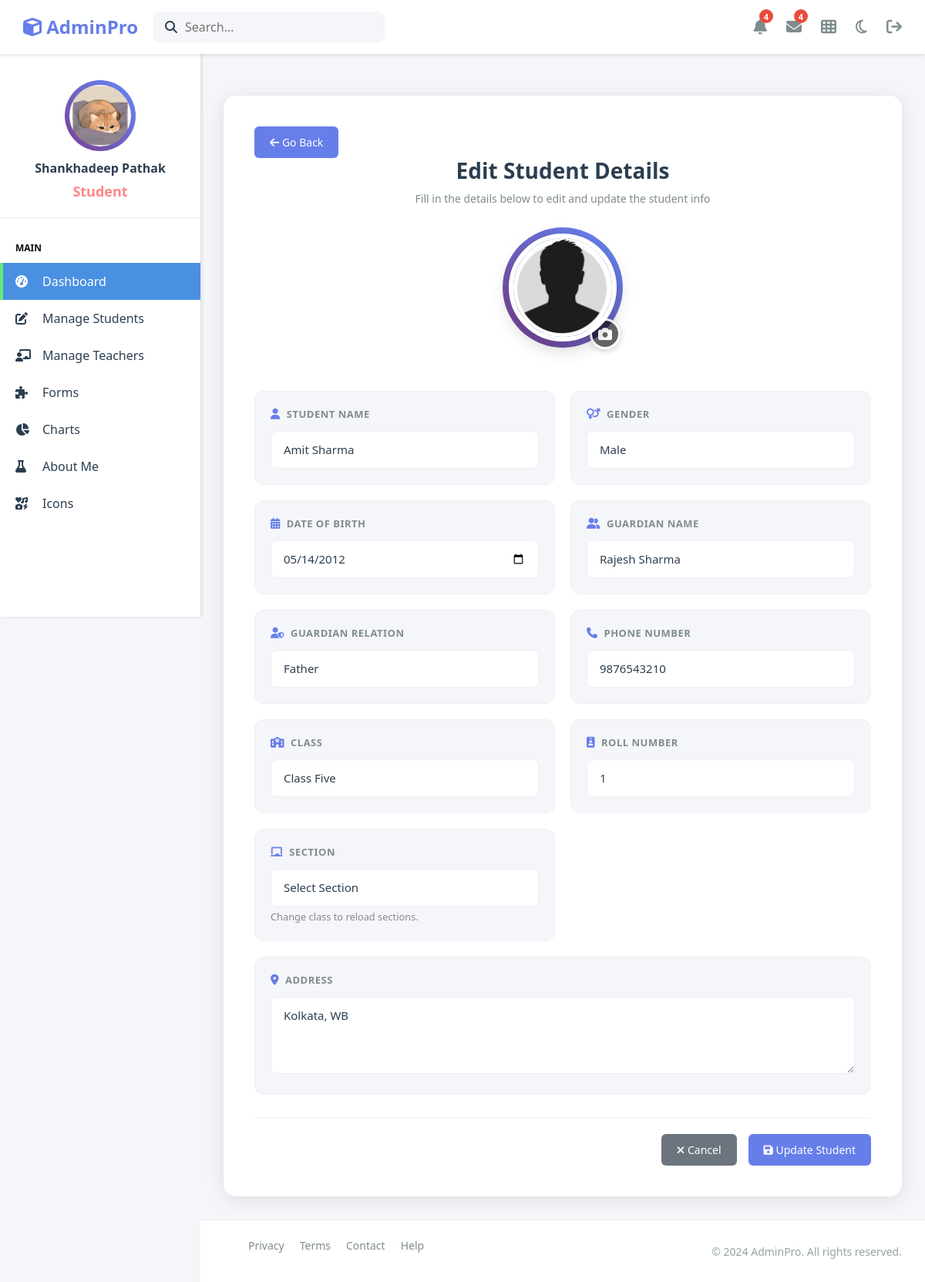
The app's page /Admin-Dashboard/edit_and_store_pages/edit_student_profile.php?s_id=5 (signed in) with its own data.
### tables this page shows
CREATE TABLE `student_tbl` (
  `s_id` int(200) NOT NULL,
  `s_name` varchar(200) NOT NULL,
  `s_gender` varchar(20) NOT NULL,
  `s_dob` date NOT NULL,
  `s_g_name` varchar(200) NOT NULL,
  `s_g_type` varchar(20) NOT NULL,
  `c_id` int(20) NOT NULL,
  `s_class` varchar(20) NOT NULL,
  `s_roll` varchar(20) NOT NULL,
  `s_section` varchar(25) NOT NULL,
  `s_address` varchar(200) NOT NULL,
  `s_img` varchar(250) NOT NULL,
  `s_phone` varchar(20) NOT NULL,
  `s_institute` varchar(200) NOT NULL,
  `s_registration` varchar(200) NOT NULL,
  `username` varchar(200) NOT NULL,
  `password` varchar(200) NOT NULL,
  `s_status` varchar(20) DEFAULT NULL,
  `created_at` timestamp NOT NULL DEFAULT current_timestamp(),
  `updated_at` timestamp NOT NULL DEFAULT current_timestamp() ON UPDATE current_timestamp()
);

### Admin-Dashboard/edit_and_store_pages/edit_student_profile.php (the view, shortened to what this page needs)
<?php
include('../Include/header.php');
$class = $_SESSION['class'];
include('../Include/sidebar.php');
$row = [];
try {
    $s_id   = intval($_GET['s_id']);
    $SELECT = "SELECT * FROM student_tbl WHERE s_id = ?";
    $stmt   = $pdo->prepare($SELECT);
    $stmt->execute([$s_id]);
    $row    = $stmt->fetch(PDO::FETCH_ASSOC);
} catch(PDOException $e) {
    error_log("Error fetching student: " . $e->getMessage());
    header('Location: ../pages/students_page.php');
    exit;
}
try {
    $cStmt = $pdo->prepare("SELECT * FROM class_tbl ORDER BY c_name ASC");
    $cStmt->execute();
    $classes = $cStmt->fetchAll(PDO::FETCH_ASSOC);
} catch(PDOException $e) {
    $classes = [];
}
$classSectionsMap = [];
foreach($classes as $class) {
    $sections = [];
    foreach(['section_a','section_b','section_c','section_d'] as $col) {
        if(!empty($class[$col])) $sections[] = $class[$col];
    }
    $classSectionsMap[$class['c_id']] = $sections;
}
?>
<main class="main-content">
    <div class="form-container">
        <a href="../pages/students_page.php?class=<?php echo $class; ?>" class="btn btn-primary">
            <i class="fas fa-arrow-left"></i> Go Back
        </a>
        <div class="form-header">
            <h2>Edit Student Details</h2>
            <p>Fill in the details below to edit and update the student info</p>
        </div>
        <div class="profile-unified-card" style="margin-bottom: 4rem;">
            <div class="profile-image-container" style="margin-top: 10px; position: relative;">
                <?php if (!empty($row['s_img'])): ?>
                    <img src="../assets/image/<?php echo htmlspecialchars($row['s_img'], ENT_QUOTES, 'UTF-8'); ?>"
                         alt="Student Image" class="profile-img" id="profileImage">
                <?php elseif ($row['s_gender'] === 'Male'): ?>
                    <img src="../assets/image/male_default.jpeg" alt="Student Image" class="profile-img" id="profileImage">
                <?php elseif ($row['s_gender'] === 'Female'): ?>
                    <img src="../assets/image/female_default.jpeg" alt="Student Image" class="profile-img" id="profileImage">
                <?php else: ?>
                    <img src="../assets/image/default.jpg" alt="Student Image" class="profile-img" id="profileImage">
                <?php endif; ?>
                <label for="imageUpload" class="profile-edit-btn">
                    <i class="fas fa-camera"></i>
                </label>
            </div>
        </div>
        <form id="studentForm" action="../edit_and_store_pages/update_student_profile.php"
              method="POST" enctype="multipart/form-data">
            <div class="form-grid">
                <div class="field-card">
                    <label class="field-label">
                        <i class="fas fa-user"></i>
                        Student Name
                    </label>
                    <input type="text" name="s_name" id="s_name" class="field-input"
                           placeholder="Enter full name"
                           value="<?php echo htmlspecialchars($row['s_name'], ENT_QUOTES, 'UTF-8'); ?>" required>
                </div>
                <div class="field-card">
                    <label class="field-label">
                        <i class="fas fa-venus-mars"></i>
                        Gender
                    </label>
                    <select name="s_gender" id="s_gender" class="field-select" required>
                        <option value="Male"   <?php if($row['s_gender']==="Male")   echo "selected"; ?>>Male</option>
                    </select>
                </div>
                <div class="field-card">
                    <label class="field-label">
                        <i class="fas fa-calendar-alt"></i>
                        Date of Birth
                    </label>
                    <input type="date" name="s_dob" id="s_dob" class="field-input"
                           max="<?php echo date('Y-m-d'); ?>"
                           value="<?php echo htmlspecialchars($row['s_dob'], ENT_QUOTES, 'UTF-8'); ?>" required>
                </div>
                <div class="field-card">
                    <label class="field-label">
                        <i class="fas fa-user-friends"></i>
                        Guardian Name
                    </label>
                    <input type="text" name="s_g_name" id="s_g_name" class="field-input"
                           placeholder="Enter guardian name"
                           value="<?php echo htmlspecialchars($row['s_g_name'], ENT_QUOTES, 'UTF-8'); ?>" required>
                </div>
                <div class="field-card">
                    <label class="field-label">
                        <i class="fas fa-user-shield"></i>
                        Guardian Relation
                    </label>
                    <select name="s_g_type" id="s_g_type" class="field-select" required>
                        <option value="Father" <?php if($row['s_g_type']==="Father") echo "selected"; ?>>Father</option>
                    </select>
                </div>
                <div class="field-card">
                    <label class="field-label">
                        <i class="fas fa-phone"></i>
                        Phone Number
                    </label>
                    <input type="tel" name="s_phone" id="s_phone" class="field-input"
                           placeholder="Enter 10-digit phone number"
                           pattern="[0-9]{10}" maxlength="10"
                           value="<?php echo htmlspecialchars($row['s_phone'], ENT_QUOTES, 'UTF-8'); ?>" required>
                </div>
                <div class="field-card">
                    <label class="field-label">
                        <i class="fas fa-school"></i>
                        Class
                    </label>
                    <select name="s_class" id="s_class" class="field-select" required>
                        <?php foreach($classes as $class): ?>
                            <option value="<?php echo htmlspecialchars($class['c_id'], ENT_QUOTES, 'UTF-8'); ?>"
                                <?php if($row['s_class'] == $class['c_id']) echo "selected"; ?>>
                                <?php echo htmlspecialchars($class['c_name'], ENT_QUOTES, 'UTF-8'); ?>
                            </option>
                        <?php endforeach; ?>
                    </select>
                </div>
                <div class="field-card">
                    <label class="field-label">
                        <i class="fas fa-id-badge"></i>
                        Roll Number
                    </label>
                    <input type="text" name="s_roll" id="s_roll" class="field-input"
                           placeholder="Enter roll number"
                           value="<?php echo htmlspecialchars($row['s_roll'], ENT_QUOTES, 'UTF-8'); ?>" required>
                </div>
                <div class="field-card">
                    <label class="field-label">
                        <i class="fas fa-chalkboard"></i>
                        Section
                    </label>
                    <select name="s_section" id="s_section" class="field-select">
                        <option value="">Select Section</option>
                    </select>
                    <small id="section-hint" style="color:#888; font-size:0.8em;">
                        Change class to reload sections.
                    </small>
                </div>
                <div class="field-card full-width">
                    <label class="field-label">
                        <i class="fas fa-map-marker-alt"></i>
                        Address
                    </label>
                    <textarea name="s_address" id="s_address" class="field-textarea"
                              placeholder="Enter address"><?php echo htmlspecialchars($row['s_address'] ?? '', ENT_QUOTES, 'UTF-8'); ?></textarea>
                </div>
            </div>
            <div class="form-actions">
                <a href="edit_student_profile.php?s_id=<?php echo intval($row['s_id']); ?>"
                   class="btn btn-secondary">
                    <i class="fas fa-times"></i>
                    Cancel
                </a>
                <button type="submit" name="submit" value="submit" class="btn btn-primary">
                    <i class="fas fa-save"></i>
                    Update Student
                </button>
            </div>
        </form>
    </div>
</main>
<?php include('../Include/footer.php'); ?>

### Admin-Dashboard/assets/css/style.css (style rules this page uses)
* { margin: 0; padding: 0; box-sizing: border-box; }
body { font-family: "Segoe UI", Tahoma, Geneva, Verdana, sans-serif; background: #f5f6fa; color: #2c3e50; }
.main-content { margin-left: 260px; margin-top: 70px; padding: 30px; min-height: calc(100vh - 70px); }
.profile-image-container { position: relative; width: 140px; height: 140px; margin: 0 auto; margin-top: -70px; z-index: 10; }
.profile-image-container img.profile-img { width: 100%; height: 100%; border-radius: 50%; object-fit: cover; border: 6px solid #fff; box-shadow: 0 8px 24px rgba(0, 0, 0, 0.2); position: relative; z-index: 1; transition: transform 0.4s ease; }
.profile-image-container::before { content: ""; position: absolute; top: -8px; left: -8px; right: -8px; bottom: -8px; border-radius: 50%; background: linear-gradient(45deg, #667eea, #764ba2, #667eea, #764ba2); background-size: 200% 200%; z-index: 0; animation: rotateGradient 4s linear infinite; }
.btn { padding: 10px 20px; border: none; border-radius: 6px; cursor: pointer; font-size: 14px; transition: all 0.3s; }
.btn-primary { background: #667eea; color: #fff; }
.profile-edit-btn { position: absolute; bottom: -10px; right: -5px; width: 40px; height: 40px; background: rgba(0, 0, 0, 0.6); border-radius: 50%; display: flex; align-items: center; justify-content: center; cursor: pointer; transition: all 0.3s ease; border: 3px solid white; box-shadow: 0 2px 8px rgba(0, 0, 0, 0.2); }
.profile-edit-btn i { color: white; font-size: 18px; }

### Admin-Dashboard/assets/css/form.css (style rules this page uses)
.form-container { max-width: 1200px; margin: 0 auto; background: #16213e; border-radius: 16px; padding: 40px; box-shadow: 0 4px 24px rgba(0, 0, 0, 0.3); }
.form-header { margin-bottom: 35px; text-align: center; }
.form-header h2 { font-size: 28px; font-weight: 600; color: #eaeaea; margin-bottom: 8px; }
.form-header p { color: #b0b3b8; font-size: 14px; }
.form-grid { display: grid; grid-template-columns: repeat(auto-fit, minmax(300px, 1fr)); gap: 20px; margin-bottom: 30px; }
.field-card { background: #1a2332; border-radius: 12px; padding: 20px; border: 1px solid #2c3e50; transition: all 0.3s ease; position: relative; overflow: hidden; }
.field-card::before { content: ""; position: absolute; top: 0; left: 0; width: 100%; height: 3px; background: linear-gradient(90deg, #667eea 0%, #764ba2 100%); transform: scaleX(0); transition: transform 0.3s ease; }
.field-card.full-width { grid-column: 1 / -1; }
.field-label { display: flex; align-items: center; gap: 8px; font-size: 13px; font-weight: 600; color: #b0b3b8; text-transform: uppercase; letter-spacing: 0.5px; margin-bottom: 12px; }
.field-label i { color: #667eea; font-size: 14px; }
.field-input, .field-select, .field-textarea { width: 100%; background: #0f1419; border: 1px solid #2c3e50; border-radius: 8px; padding: 12px 16px; color: #eaeaea; font-size: 15px; font-family: inherit; transition: all 0.3s ease; }
.field-select { cursor: pointer; appearance: none; background-repeat: no-repeat; background-position: right 16px center; padding-right: 45px; }
.field-textarea { resize: vertical; min-height: 100px; font-family: inherit; }
.field-input::placeholder, .field-textarea::placeholder { color: #7f8c8d; }
.form-actions { display: flex; justify-content: flex-end; gap: 15px; padding-top: 20px; border-top: 1px solid #2c3e50; }
html[data-bs-theme="light"] .form-container { background: #fff; box-shadow: 0 4px 24px rgba(0, 0, 0, 0.1); }
html[data-bs-theme="light"] .form-header h2 { color: #2c3e50; }
html[data-bs-theme="light"] .form-header p { color: #7f8c8d; }
html[data-bs-theme="light"] .field-card { background: #f5f6fa; border-color: #ecf0f1; }
html[data-bs-theme="light"] .field-label { color: #7f8c8d; }
html[data-bs-theme="light"] .field-input, html[data-bs-theme="light"] .field-select, html[data-bs-theme="light"] .field-textarea { background: #fff; border-color: #ecf0f1; color: #2c3e50; }
html[data-bs-theme="light"] .form-actions { border-top-color: #ecf0f1; }

### records on screen
student_tbl: s_name "Amit Sharma", s_gender "Male", s_dob "05/14/2012", s_g_name "Rajesh Sharma", s_g_type "Father", s_phone "9876543210", s_roll "1", s_address "Kolkata, WB"

### other values on screen
$role "Student"
$user "Shankhadeep Pathak"
form field s_class "Class Five"
